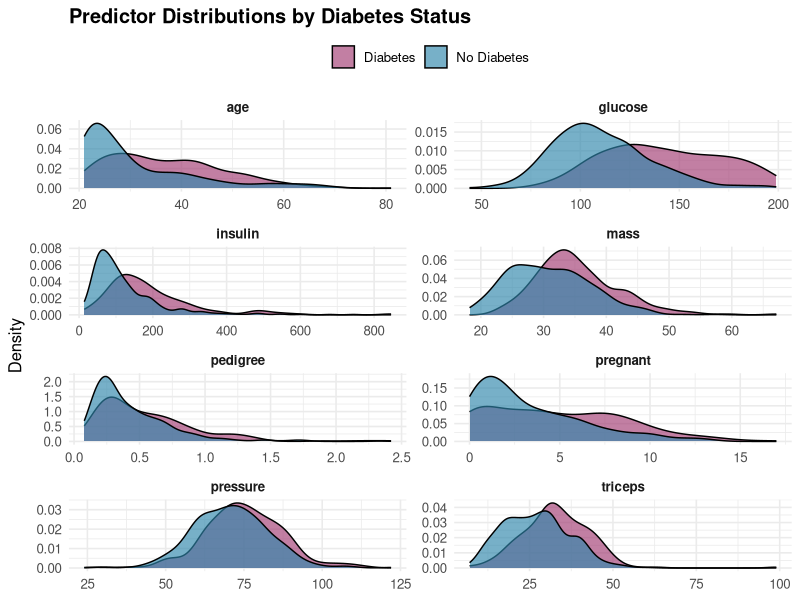
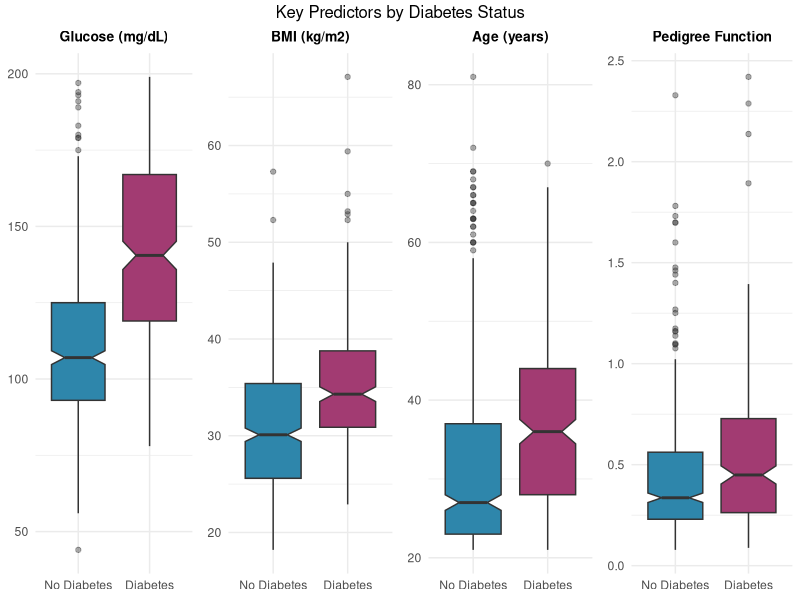
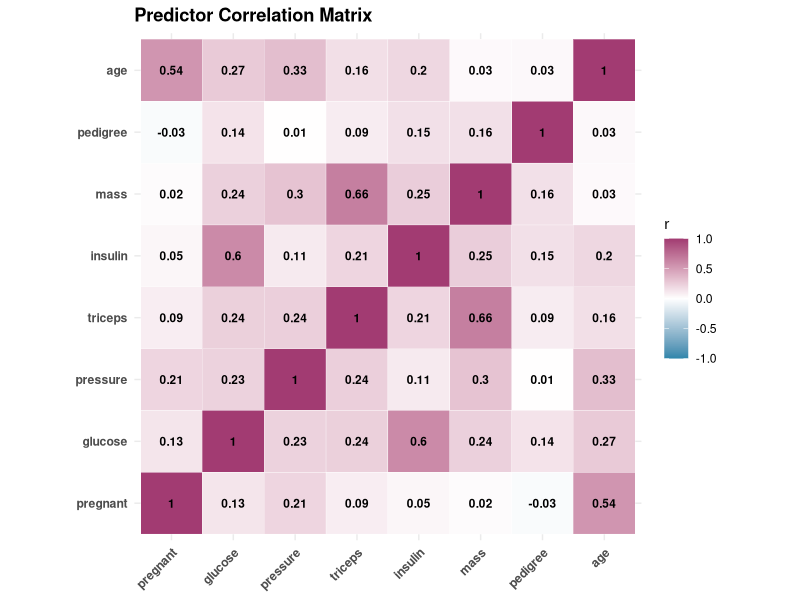
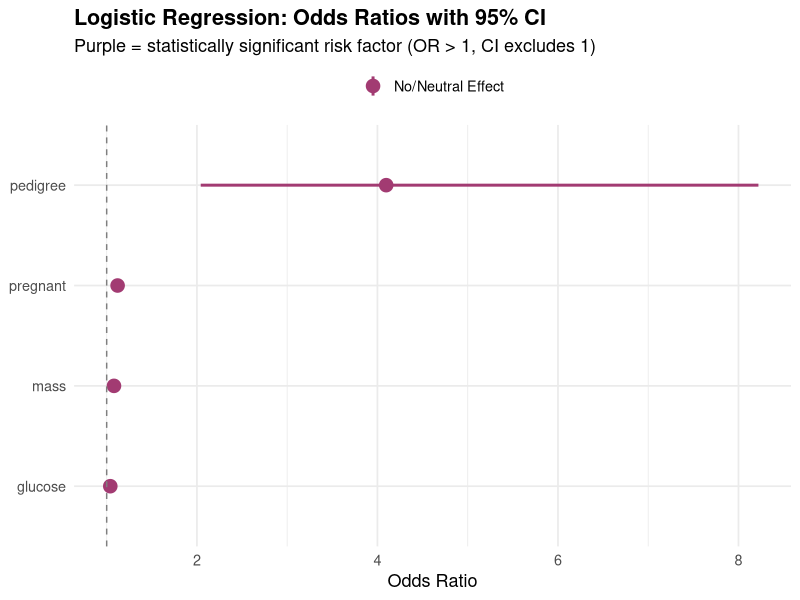
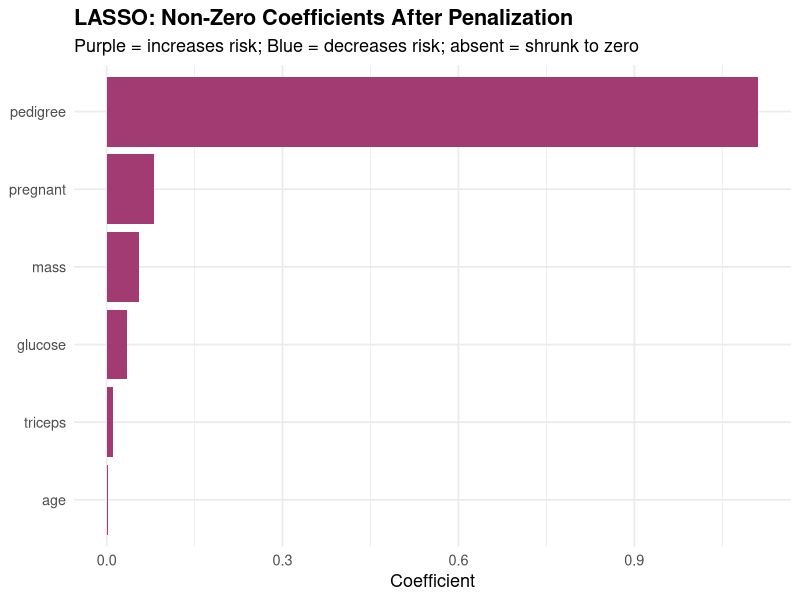
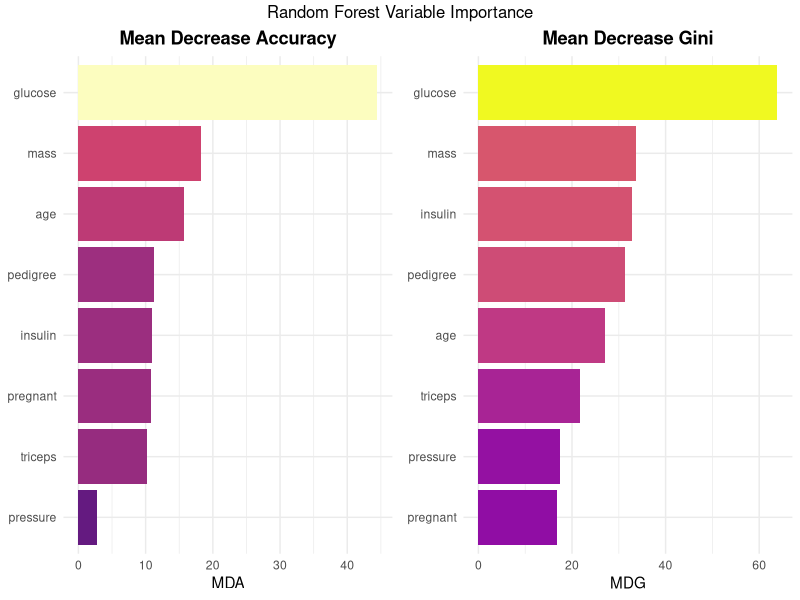
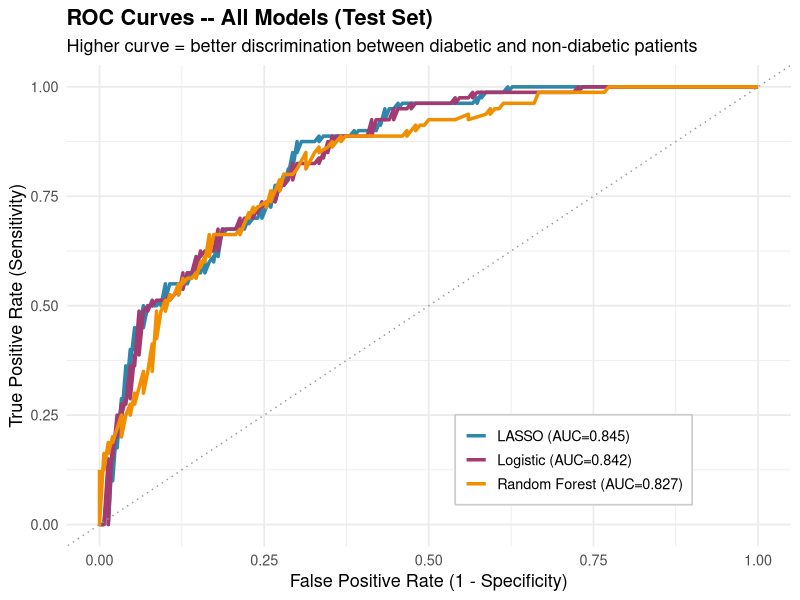
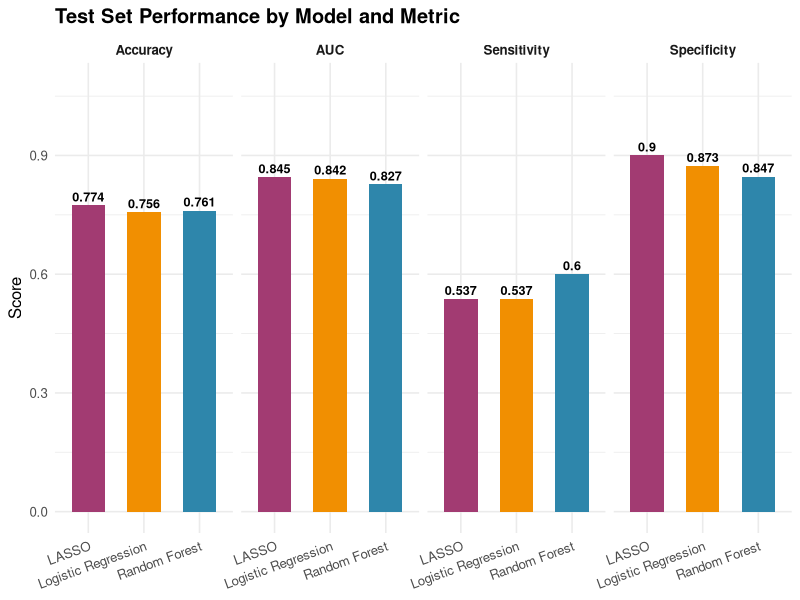

Source code (R) for these figures, in order:
## ---- chunk 1
knitr::opts_chunk$set(echo = TRUE, warning = FALSE, message = FALSE)
## ---- chunk 2
rm(list = ls())
set.seed(123)

required_packages <- c(
  "tidyverse", "mlbench", "caret", "pROC",
  "glmnet", "mice", "gridExtra", "reshape2",
  "randomForest", "knitr", "kableExtra", "scales", "viridis"
)

for (pkg in required_packages) {
  if (!requireNamespace(pkg, quietly = TRUE)) install.packages(pkg)
  suppressPackageStartupMessages(library(pkg, character.only = TRUE))
}

# Color palette
palette_neg <- "#2E86AB"   # Blue  – No Diabetes
palette_pos <- "#A23B72"   # Purple – Diabetes
palette_neu <- "#F18F01"   # Orange – neutral / third element
## ---- chunk 3
data("PimaIndiansDiabetes2", package = "mlbench")
diabetes_raw <- PimaIndiansDiabetes2

# Impute missing values
imp <- mice(diabetes_raw[, -9], m = 5, method = "pmm",
            seed = 123, printFlag = FALSE)
diabetes <- complete(imp, 1)
diabetes$diabetes <- diabetes_raw$diabetes

continuous_vars <- c("pregnant","glucose","pressure","triceps",
                     "insulin","mass","pedigree","age")
## ---- chunk 4
idx        <- createDataPartition(diabetes$diabetes, p = 0.70, list = FALSE)
train_data <- diabetes[idx, ]
test_data  <- diabetes[-idx, ]
## ---- chunk 5
diabetes |>
  select(all_of(continuous_vars), diabetes) |>
  pivot_longer(-diabetes, names_to = "Variable", values_to = "Value") |>
  mutate(Outcome = ifelse(diabetes == "neg", "No Diabetes", "Diabetes")) |>
  ggplot(aes(x = Value, fill = Outcome)) +
  geom_density(alpha = 0.65) +
  scale_fill_manual(values = c("No Diabetes" = palette_neg, "Diabetes" = palette_pos)) +
  facet_wrap(~Variable, scales = "free", ncol = 2) +
  labs(title = "Predictor Distributions by Diabetes Status",
       x = NULL, y = "Density", fill = NULL) +
  theme_minimal(base_size = 12) +
  theme(plot.title = element_text(face = "bold"), legend.position = "top",
        strip.text = element_text(face = "bold"))
## ---- chunk 6
top_vars   <- c("glucose", "mass", "age", "pedigree")
top_labels <- c("Glucose (mg/dL)", "BMI (kg/m2)", "Age (years)", "Pedigree Function")

bp_list <- mapply(function(v, lab) {
  ggplot(diabetes, aes_string(x = "diabetes", y = v, fill = "diabetes")) +
    geom_boxplot(notch = TRUE, outlier.alpha = 0.4, show.legend = FALSE) +
    scale_x_discrete(labels = c("neg" = "No Diabetes", "pos" = "Diabetes")) +
    scale_fill_manual(values = c("neg" = palette_neg, "pos" = palette_pos)) +
    labs(title = lab, x = NULL, y = NULL) +
    theme_minimal(base_size = 11) +
    theme(plot.title = element_text(face = "bold", hjust = 0.5, size = 10))
}, top_vars, top_labels, SIMPLIFY = FALSE)

grid.arrange(grobs = bp_list, ncol = 4,
             top = "Key Predictors by Diabetes Status")
## ---- chunk 7
cor_melt <- diabetes |>
  select(all_of(continuous_vars)) |>
  cor() |>
  melt()

ggplot(cor_melt, aes(x = Var1, y = Var2, fill = value)) +
  geom_tile(color = "white") +
  geom_text(aes(label = round(value, 2)), size = 3, fontface = "bold") +
  scale_fill_gradient2(low = palette_neg, mid = "white", high = palette_pos,
                       midpoint = 0, limits = c(-1, 1), name = "r") +
  labs(title = "Predictor Correlation Matrix", x = NULL, y = NULL) +
  theme_minimal(base_size = 11) +
  theme(axis.text.x = element_text(angle = 45, hjust = 1, face = "bold"),
        axis.text.y = element_text(face = "bold"),
        plot.title  = element_text(face = "bold")) +
  coord_fixed()
## ---- chunk 8
diabetes |>
  group_by(diabetes) |>
  summarise(across(all_of(continuous_vars),
                   ~paste0(round(mean(.), 1), " (+-", round(sd(.), 1), ")")),
            .groups = "drop") |>
  mutate(diabetes = ifelse(diabetes == "neg", "No Diabetes", "Diabetes")) |>
  pivot_longer(-diabetes, names_to = "Variable") |>
  pivot_wider(names_from = diabetes, values_from = value) |>
  kbl(caption = "Mean (+-SD) by Diabetes Status",
      col.names = c("Variable", "No Diabetes", "Diabetes")) |>
  kable_styling(bootstrap_options = c("striped","hover","condensed"), full_width = FALSE)
## ---- chunk 9
log_full <- glm(diabetes ~ ., data = train_data, family = binomial)
log_step <- step(log_full, direction = "both", trace = 0)

# Predictions
log_prob_tr  <- predict(log_step, train_data, type = "response")
log_prob_te  <- predict(log_step, test_data,  type = "response")
log_class_tr <- factor(ifelse(log_prob_tr > 0.5, "pos", "neg"), levels = c("neg","pos"))
log_class_te <- factor(ifelse(log_prob_te > 0.5, "pos", "neg"), levels = c("neg","pos"))

log_cm_tr  <- confusionMatrix(log_class_tr, train_data$diabetes, positive = "pos")
log_cm_te  <- confusionMatrix(log_class_te, test_data$diabetes,  positive = "pos")
log_roc_tr <- roc(train_data$diabetes, log_prob_tr, quiet = TRUE)
log_roc_te <- roc(test_data$diabetes,  log_prob_te, quiet = TRUE)
## ---- chunk 10
or_df <- data.frame(
  Variable = names(coef(log_step)),
  OR       = exp(coef(log_step)),
  CI_Lo    = exp(confint.default(log_step)[,1]),
  CI_Hi    = exp(confint.default(log_step)[,2])
) |> filter(Variable != "(Intercept)") |>
  mutate(across(where(is.numeric), ~round(., 3)))

kbl(or_df, caption = "Logistic Regression: Odds Ratios with 95% CI",
    col.names = c("Variable","OR","Lower CI","Upper CI")) |>
  kable_styling(bootstrap_options = c("striped","hover","condensed"), full_width = FALSE) |>
  row_spec(which(or_df$OR > 1 & or_df$CI_Lo > 1), bold = TRUE,
           color = "white", background = palette_pos)

ggplot(or_df, aes(x = reorder(Variable, OR), y = OR,
                  ymin = CI_Lo, ymax = CI_Hi, color = OR > 1)) +
  geom_pointrange(size = 0.9, linewidth = 1) +
  geom_hline(yintercept = 1, linetype = "dashed", color = "gray50") +
  scale_color_manual(values = c("FALSE" = palette_neg, "TRUE" = palette_pos),
                     labels = c("No/Neutral Effect", "Increased Risk"), name = NULL) +
  coord_flip() +
  labs(title    = "Logistic Regression: Odds Ratios with 95% CI",
       subtitle = "Purple = statistically significant risk factor (OR > 1, CI excludes 1)",
       x = NULL, y = "Odds Ratio") +
  theme_minimal(base_size = 13) +
  theme(plot.title = element_text(face = "bold"), legend.position = "top")
## ---- chunk 11
x_tr <- model.matrix(diabetes ~ ., train_data)[,-1]
y_tr <- ifelse(train_data$diabetes == "pos", 1, 0)
x_te <- model.matrix(diabetes ~ ., test_data)[,-1]

cv_lasso    <- cv.glmnet(x_tr, y_tr, alpha = 1, family = "binomial", nfolds = 10)
lasso_model <- glmnet(x_tr, y_tr, alpha = 1, family = "binomial",
                      lambda = cv_lasso$lambda.min)

# Predictions
las_prob_tr  <- predict(lasso_model, x_tr, type = "response")[,1]
las_prob_te  <- predict(lasso_model, x_te, type = "response")[,1]
las_class_tr <- factor(ifelse(las_prob_tr > 0.5, "pos", "neg"), levels = c("neg","pos"))
las_class_te <- factor(ifelse(las_prob_te > 0.5, "pos", "neg"), levels = c("neg","pos"))

las_cm_tr  <- confusionMatrix(las_class_tr, train_data$diabetes, positive = "pos")
las_cm_te  <- confusionMatrix(las_class_te, test_data$diabetes,  positive = "pos")
las_roc_tr <- roc(train_data$diabetes, las_prob_tr, quiet = TRUE)
las_roc_te <- roc(test_data$diabetes,  las_prob_te, quiet = TRUE)
## ---- chunk 12
las_coef_df <- data.frame(
  Variable = rownames(as.matrix(coef(lasso_model))),
  Coef     = as.matrix(coef(lasso_model))[,1]
) |> filter(Variable != "(Intercept)", Coef != 0) |>
  arrange(desc(abs(Coef)))

ggplot(las_coef_df, aes(x = reorder(Variable, abs(Coef)), y = Coef, fill = Coef > 0)) +
  geom_col(show.legend = FALSE) +
  scale_fill_manual(values = c("FALSE" = palette_neg, "TRUE" = palette_pos)) +
  coord_flip() +
  labs(title    = "LASSO: Non-Zero Coefficients After Penalization",
       subtitle = "Purple = increases risk; Blue = decreases risk; absent = shrunk to zero",
       x = NULL, y = "Coefficient") +
  theme_minimal(base_size = 13) +
  theme(plot.title = element_text(face = "bold"))
## ---- chunk 13
rf_model <- randomForest(diabetes ~ ., data = train_data,
                         ntree = 500, mtry = 3, importance = TRUE)

rf_prob_tr  <- predict(rf_model, train_data, type = "prob")[,"pos"]
rf_prob_te  <- predict(rf_model, test_data,  type = "prob")[,"pos"]
rf_class_tr <- predict(rf_model, train_data, type = "class")
rf_class_te <- predict(rf_model, test_data,  type = "class")

rf_cm_tr  <- confusionMatrix(rf_class_tr, train_data$diabetes, positive = "pos")
rf_cm_te  <- confusionMatrix(rf_class_te, test_data$diabetes,  positive = "pos")
rf_roc_tr <- roc(train_data$diabetes, rf_prob_tr, quiet = TRUE)
rf_roc_te <- roc(test_data$diabetes,  rf_prob_te, quiet = TRUE)
## ---- chunk 14
imp_df <- as.data.frame(importance(rf_model)) |>
  rownames_to_column("Variable") |>
  arrange(desc(MeanDecreaseAccuracy))

p_mda <- ggplot(imp_df, aes(x = reorder(Variable, MeanDecreaseAccuracy),
                             y = MeanDecreaseAccuracy, fill = MeanDecreaseAccuracy)) +
  geom_col(show.legend = FALSE) +
  scale_fill_viridis_c(option = "magma", begin = 0.3) +
  coord_flip() +
  labs(title = "Mean Decrease Accuracy", x = NULL, y = "MDA") +
  theme_minimal(base_size = 11) +
  theme(plot.title = element_text(face = "bold", hjust = 0.5))

p_mdg <- ggplot(imp_df, aes(x = reorder(Variable, MeanDecreaseGini),
                             y = MeanDecreaseGini, fill = MeanDecreaseGini)) +
  geom_col(show.legend = FALSE) +
  scale_fill_viridis_c(option = "plasma", begin = 0.3) +
  coord_flip() +
  labs(title = "Mean Decrease Gini", x = NULL, y = "MDG") +
  theme_minimal(base_size = 11) +
  theme(plot.title = element_text(face = "bold", hjust = 0.5))

grid.arrange(p_mda, p_mdg, ncol = 2,
             top = "Random Forest Variable Importance")
## ---- chunk 15
results <- data.frame(
  Model       = c("Logistic Regression", "LASSO", "Random Forest"),
  Train_Acc   = round(c(log_cm_tr$overall["Accuracy"],
                        las_cm_tr$overall["Accuracy"],
                        rf_cm_tr$overall["Accuracy"]), 4),
  Test_Acc    = round(c(log_cm_te$overall["Accuracy"],
                        las_cm_te$overall["Accuracy"],
                        rf_cm_te$overall["Accuracy"]), 4),
  Sensitivity = round(c(log_cm_te$byClass["Sensitivity"],
                        las_cm_te$byClass["Sensitivity"],
                        rf_cm_te$byClass["Sensitivity"]), 4),
  Specificity = round(c(log_cm_te$byClass["Specificity"],
                        las_cm_te$byClass["Specificity"],
                        rf_cm_te$byClass["Specificity"]), 4),
  F1          = round(c(log_cm_te$byClass["F1"],
                        las_cm_te$byClass["F1"],
                        rf_cm_te$byClass["F1"]), 4),
  Test_AUC    = round(c(auc(log_roc_te),
                        auc(las_roc_te),
                        auc(rf_roc_te)), 4)
)

best <- which.max(results$Test_AUC)

kbl(results, caption = "Model Performance Comparison (Test Set)",
    col.names = c("Model","Train Acc.","Test Acc.","Sensitivity",
                  "Specificity","F1 Score","Test AUC")) |>
  kable_styling(bootstrap_options = c("striped","hover","condensed"), full_width = TRUE) |>
  row_spec(best, bold = TRUE, color = "white", background = palette_neg) |>
  add_footnote("Highlighted = best Test AUC", notation = "symbol")
## ---- chunk 16
roc_df <- bind_rows(
  data.frame(fpr = 1 - log_roc_te$specificities, tpr = log_roc_te$sensitivities,
             Model = paste0("Logistic (AUC=", round(auc(log_roc_te), 3), ")")),
  data.frame(fpr = 1 - las_roc_te$specificities, tpr = las_roc_te$sensitivities,
             Model = paste0("LASSO (AUC=", round(auc(las_roc_te), 3), ")")),
  data.frame(fpr = 1 - rf_roc_te$specificities,  tpr = rf_roc_te$sensitivities,
             Model = paste0("Random Forest (AUC=", round(auc(rf_roc_te), 3), ")"))
)

ggplot(roc_df, aes(x = fpr, y = tpr, color = Model)) +
  geom_line(linewidth = 1.2) +
  geom_abline(slope = 1, intercept = 0, linetype = "dotted", color = "gray60") +
  scale_color_manual(values = c(palette_neg, palette_pos, palette_neu)) +
  labs(title    = "ROC Curves -- All Models (Test Set)",
       subtitle = "Higher curve = better discrimination between diabetic and non-diabetic patients",
       x = "False Positive Rate (1 - Specificity)",
       y = "True Positive Rate (Sensitivity)",
       color = NULL) +
  theme_minimal(base_size = 13) +
  theme(plot.title = element_text(face = "bold"),
        legend.position = c(0.70, 0.18),
        legend.background = element_rect(fill = "white", color = "gray80"))
## ---- chunk 17
results |>
  select(Model, Test_Acc, Sensitivity, Specificity, Test_AUC) |>
  pivot_longer(-Model, names_to = "Metric", values_to = "Value") |>
  mutate(Metric = recode(Metric, "Test_Acc" = "Accuracy", "Test_AUC" = "AUC")) |>
  ggplot(aes(x = Model, y = Value, fill = Model)) +
  geom_col(width = 0.6, show.legend = FALSE) +
  geom_text(aes(label = round(Value, 3)), vjust = -0.4, size = 3.2, fontface = "bold") +
  scale_fill_manual(values = c(palette_pos, palette_neu, palette_neg)) +
  scale_y_continuous(limits = c(0, 1.08)) +
  facet_wrap(~Metric, ncol = 4) +
  labs(title = "Test Set Performance by Model and Metric", x = NULL, y = "Score") +
  theme_minimal(base_size = 12) +
  theme(axis.text.x  = element_text(angle = 20, hjust = 1),
        plot.title   = element_text(face = "bold"),
        strip.text   = element_text(face = "bold"))
## ---- chunk 18
plot_cm <- function(cm_obj, title_str, color) {
  cm_df <- as.data.frame(cm_obj$table)
  cm_df$Reference  <- factor(cm_df$Reference,  levels = c("pos","neg"))
  cm_df$Prediction <- factor(cm_df$Prediction, levels = c("neg","pos"))
  ggplot(cm_df, aes(x = Reference, y = Prediction, fill = Freq)) +
    geom_tile(color = "white") +
    geom_text(aes(label = Freq), size = 7, fontface = "bold") +
    scale_fill_gradient(low = "white", high = color) +
    scale_x_discrete(labels = c("pos" = "Diabetes", "neg" = "No Diabetes")) +
    scale_y_discrete(labels = c("pos" = "Diabetes", "neg" = "No Diabetes")) +
    labs(title = title_str, x = "Actual", y = "Predicted") +
    theme_minimal(base_size = 11) +
    theme(plot.title = element_text(face = "bold", hjust = 0.5),
          legend.position = "none")
}

grid.arrange(
  plot_cm(log_cm_te, "Logistic Regression", palette_pos),
  plot_cm(las_cm_te, "LASSO",               palette_neu),
  plot_cm(rf_cm_te,  "Random Forest",        palette_neg),
  ncol = 3, top = "Confusion Matrices -- Test Set"
)
## ---- chunk 19
# Refit Logistic and LASSO on standardized predictors for fair importance comparison
# (original models kept intact for odds ratios and predictions)
train_scaled <- train_data
train_scaled[continuous_vars] <- scale(train_data[continuous_vars])

log_scaled <- glm(formula(log_step), data = train_scaled, family = binomial)

x_tr_sc <- model.matrix(diabetes ~ ., train_scaled)[,-1]
las_scaled <- glmnet(x_tr_sc, y_tr, alpha = 1, family = "binomial",
                     lambda = cv_lasso$lambda.min)

# Standardized importance -- now comparable across variables
log_c <- abs(coef(log_scaled)[-1]);          log_c <- log_c / sum(log_c)
las_c <- abs(as.matrix(coef(las_scaled))[-1, 1])
las_c <- las_c[las_c != 0];                  las_c <- las_c / sum(las_c)
rf_mda <- importance(rf_model)[,"MeanDecreaseAccuracy"]
rf_mda <- rf_mda / sum(rf_mda)

make_imp <- function(vals, model_name) {
  v <- setNames(rep(0, length(continuous_vars)), continuous_vars)
  v[intersect(names(vals), continuous_vars)] <- vals[intersect(names(vals), continuous_vars)]
  data.frame(Variable = continuous_vars, Importance = v, Model = model_name)
}

all_imp <- bind_rows(
  make_imp(log_c,  "Logistic"),
  make_imp(las_c,  "LASSO"),
  make_imp(rf_mda, "Random Forest")
) |> filter(Importance > 0)

ggplot(all_imp, aes(x = reorder(Variable, Importance), y = Importance, fill = Model)) +
  geom_col(position = "dodge") +
  scale_fill_manual(values = c("Logistic" = palette_pos, "LASSO" = palette_neu,
                               "Random Forest" = palette_neg)) +
  coord_flip() +
  labs(title    = "Normalized Variable Importance -- All Three Models",
       subtitle = "Logistic/LASSO fit on standardized predictors for fair comparison",
       x = NULL, y = "Normalized Importance", fill = "Model") +
  theme_minimal(base_size = 13) +
  theme(plot.title = element_text(face = "bold"), legend.position = "top")
## ---- chunk 20
data.frame(
  Rank     = 1:5,
  Variable = c("Glucose", "BMI (mass)", "Age", "Pedigree Function", "Pregnancies")
) |>
  kbl(caption = "Top 5 Most Influential Variables (Consistent Across All Models)") |>
  kable_styling(bootstrap_options = c("striped","hover","condensed"), full_width = TRUE)
